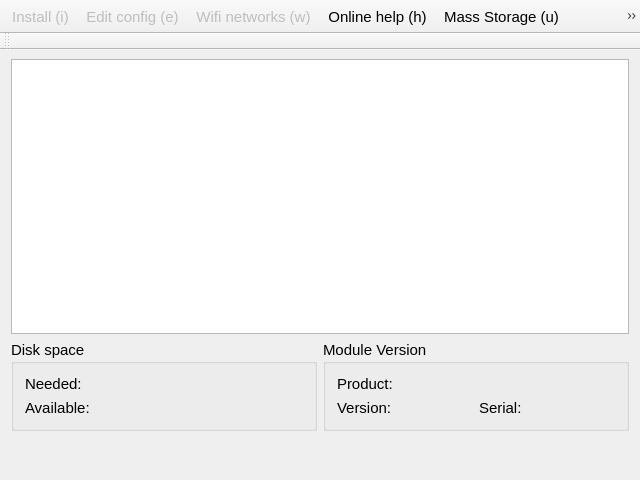
<?xml version="1.0" encoding="UTF-8"?>
<ui version="4.0">
 <class>MainWindow</class>
 <widget class="QMainWindow" name="MainWindow">
  <property name="geometry">
   <rect>
    <x>0</x>
    <y>0</y>
    <width>640</width>
    <height>480</height>
   </rect>
  </property>
  <property name="font">
   <font>
    <pointsize>11</pointsize>
   </font>
  </property>
  <property name="focusPolicy">
   <enum>Qt::NoFocus</enum>
  </property>
  <widget class="QWidget" name="centralWidget">
   <property name="focusPolicy">
    <enum>Qt::NoFocus</enum>
   </property>
   <layout class="QGridLayout" name="gridLayout_2">
    <property name="topMargin">
     <number>9</number>
    </property>
    <property name="bottomMargin">
     <number>49</number>
    </property>
    <item row="0" column="0">
     <widget class="QListWidget" name="list">
      <property name="font">
       <font>
        <pointsize>12</pointsize>
       </font>
      </property>
      <property name="spacing">
       <number>1</number>
      </property>
     </widget>
    </item>
    <item row="1" column="0">
     <layout class="QHBoxLayout" name="horizontalLayout">
      <item>
       <widget class="QGroupBox" name="groupBox">
        <property name="minimumSize">
         <size>
          <width>0</width>
          <height>65</height>
         </size>
        </property>
        <property name="title">
         <string>Disk space</string>
        </property>
        <layout class="QGridLayout" name="gridLayout">
         <item row="0" column="0">
          <widget class="QLabel" name="neededLabel">
           <property name="text">
            <string>Needed:</string>
           </property>
          </widget>
         </item>
         <item row="1" column="0">
          <widget class="QLabel" name="availableLabel">
           <property name="text">
            <string>Available:</string>
           </property>
          </widget>
         </item>
        </layout>
       </widget>
      </item>
      <item>
       <widget class="QGroupBox" name="groupBox_2">
        <property name="title">
         <string>Module Version</string>
        </property>
        <layout class="QVBoxLayout" name="verticalLayout">
         <item>
          <widget class="QLabel" name="moduleType">
           <property name="text">
            <string>Product:</string>
           </property>
          </widget>
         </item>
         <item>
          <layout class="QHBoxLayout" name="horizontalLayout_2">
           <item>
            <widget class="QLabel" name="moduleVersion">
             <property name="text">
              <string>Version:</string>
             </property>
            </widget>
           </item>
           <item>
            <widget class="QLabel" name="moduleSerial">
             <property name="text">
              <string>Serial:</string>
             </property>
            </widget>
           </item>
          </layout>
         </item>
        </layout>
       </widget>
      </item>
     </layout>
    </item>
   </layout>
  </widget>
  <widget class="QToolBar" name="mainToolBar">
   <property name="sizePolicy">
    <sizepolicy hsizetype="Expanding" vsizetype="MinimumExpanding">
     <horstretch>0</horstretch>
     <verstretch>0</verstretch>
    </sizepolicy>
   </property>
   <property name="minimumSize">
    <size>
     <width>0</width>
     <height>0</height>
    </size>
   </property>
   <property name="focusPolicy">
    <enum>Qt::NoFocus</enum>
   </property>
   <property name="styleSheet">
    <string notr="true"/>
   </property>
   <property name="movable">
    <bool>false</bool>
   </property>
   <property name="iconSize">
    <size>
     <width>40</width>
     <height>40</height>
    </size>
   </property>
   <property name="toolButtonStyle">
    <enum>Qt::ToolButtonTextUnderIcon</enum>
   </property>
   <property name="floatable">
    <bool>false</bool>
   </property>
   <attribute name="toolBarArea">
    <enum>TopToolBarArea</enum>
   </attribute>
   <attribute name="toolBarBreak">
    <bool>false</bool>
   </attribute>
   <addaction name="actionInstall"/>
   <addaction name="actionEdit_config"/>
   <addaction name="actionWifi"/>
   <addaction name="actionBrowser"/>
   <addaction name="actionUsbMassStorage"/>
   <addaction name="actionUsbRndis"/>
   <addaction name="actionCleanModule"/>
   <addaction name="actionCancel"/>
   <addaction name="actionShowLicense"/>
  </widget>
  <widget class="QToolBar" name="advToolBar">
   <property name="enabled">
    <bool>true</bool>
   </property>
   <property name="windowTitle">
    <string/>
   </property>
   <property name="toolButtonStyle">
    <enum>Qt::ToolButtonTextUnderIcon</enum>
   </property>
   <attribute name="toolBarArea">
    <enum>TopToolBarArea</enum>
   </attribute>
   <attribute name="toolBarBreak">
    <bool>true</bool>
   </attribute>
  </widget>
  <action name="actionInstall">
   <property name="enabled">
    <bool>false</bool>
   </property>
   <property name="icon">
    <iconset resource="icons.qrc">
     <normaloff>:/icons/flashimage.png</normaloff>:/icons/flashimage.png</iconset>
   </property>
   <property name="text">
    <string>Install (i)</string>
   </property>
   <property name="toolTip">
    <string>Installs the selected operating system image onto this SD card.</string>
   </property>
   <property name="shortcut">
    <string>I</string>
   </property>
  </action>
  <action name="actionCancel">
   <property name="icon">
    <iconset resource="icons.qrc">
     <normaloff>:/icons/door_in.png</normaloff>:/icons/door_in.png</iconset>
   </property>
   <property name="text">
    <string>Exit (Esc)</string>
   </property>
   <property name="toolTip">
    <string>Exits and boots the installed operating system.</string>
   </property>
   <property name="shortcut">
    <string notr="true">Esc</string>
   </property>
  </action>
  <action name="actionAdvanced">
   <property name="checkable">
    <bool>true</bool>
   </property>
   <property name="icon">
    <iconset resource="icons.qrc">
     <normaloff>:/icons/setting_tools.png</normaloff>:/icons/setting_tools.png</iconset>
   </property>
   <property name="text">
    <string>Advanced</string>
   </property>
  </action>
  <action name="actionUsbMassStorage">
   <property name="checkable">
    <bool>true</bool>
   </property>
   <property name="icon">
    <iconset resource="icons.qrc">
     <normaloff>:/icons/flashdisk_logo.png</normaloff>:/icons/flashdisk_logo.png</iconset>
   </property>
   <property name="text">
    <string>Mass Storage (u)</string>
   </property>
   <property name="toolTip">
    <string>Enables USB Mass Storage emulation to access internal eMMC partitions.</string>
   </property>
   <property name="shortcut">
    <string>U</string>
   </property>
  </action>
  <action name="actionUsbRndis">
   <property name="checkable">
    <bool>true</bool>
   </property>
   <property name="icon">
    <iconset resource="icons.qrc">
    <normaloff>:/icons/disconnect.png</normaloff>
    <normalon>:/icons/connect.png</normalon>
    <selectedon>:/icon/connect.png</selectedon>:/icons/disconnect.png</iconset>
   </property>
   <property name="text">
    <string>RNDIS (r)</string>
   </property>
   <property name="toolTip">
    <string>Enables USB RNDIS network connection.</string>
   </property>
   <property name="shortcut">
    <string>R</string>
   </property>
  </action>
  <action name="actionCleanModule">
   <property name="icon">
    <iconset resource="icons.qrc">
    <normaloff>:/icons/clean_module.png</normaloff>:/icons/clean_module.png</iconset>
   </property>
   <property name="text">
    <string>Clean Module (c)</string>
   </property>
   <property name="toolTip">
    <string>Discards all data on eMMC.</string>
   </property>
   <property name="shortcut">
    <string>C</string>
   </property>
   <property name="visible">
    <bool>false</bool>
   </property>
  </action>
  <action name="actionShowLicense">
   <property name="icon">
    <iconset resource="icons.qrc">
    <normaloff>:/icons/document_info.png</normaloff>:/icons/document_info.png</iconset>
   </property>
   <property name="text">
    <string>License (c)</string>
   </property>
   <property name="toolTip">
    <string>License Info.</string>
   </property>
   <property name="shortcut">
    <string>C</string>
   </property>
   <property name="visible">
    <bool>true</bool>
   </property>
  </action>
  <action name="actionEdit_config">
   <property name="enabled">
    <bool>false</bool>
   </property>
   <property name="icon">
    <iconset resource="icons.qrc">
     <normaloff>:/icons/page_white_edit.png</normaloff>:/icons/page_white_edit.png</iconset>
   </property>
   <property name="text">
    <string>Edit config (e)</string>
   </property>
   <property name="toolTip">
    <string>Opens the config.txt and cmdline.txt for the installed OS in a text editor.</string>
   </property>
   <property name="shortcut">
    <string notr="true">E</string>
   </property>
  </action>
  <action name="actionBrowser">
   <property name="icon">
    <iconset resource="icons.qrc">
     <normaloff>:/icons/world.png</normaloff>:/icons/world.png</iconset>
   </property>
   <property name="text">
    <string>Online help (h)</string>
   </property>
   <property name="toolTip">
    <string>Opens a web browser displaying the Raspberry Pi Forum.</string>
   </property>
   <property name="shortcut">
    <string notr="true">H</string>
   </property>
   <property name="visible">
    <bool>false</bool>
   </property>
  </action>
  <action name="actionWifi">
   <property name="enabled">
    <bool>false</bool>
   </property>
   <property name="icon">
    <iconset resource="icons.qrc">
     <normaloff>:/icons/network-wireless.png</normaloff>:/icons/network-wireless.png</iconset>
   </property>
   <property name="text">
    <string>Wifi networks (w)</string>
   </property>
   <property name="toolTip">
    <string>Select a wifi network to connect to</string>
   </property>
   <property name="shortcut">
    <string>W</string>
   </property>
   <property name="visible">
    <bool>false</bool>
   </property>
  </action>
 </widget>
 <layoutdefault spacing="6" margin="11"/>
 <resources>
  <include location="icons.qrc"/>
 </resources>
 <connections/>
</ui>
